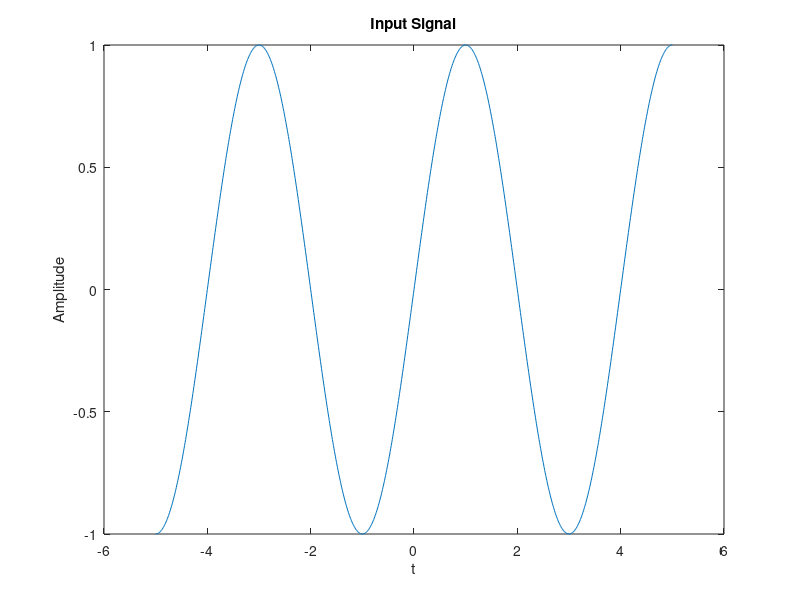
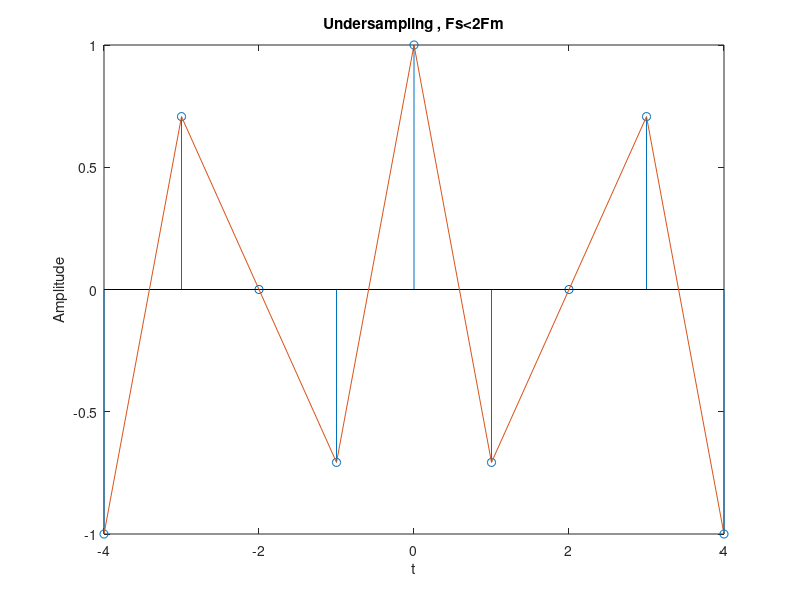
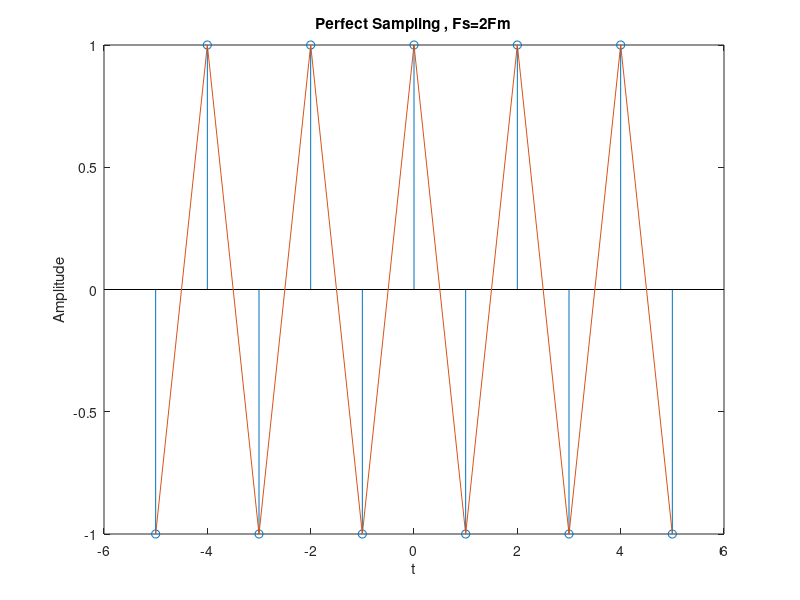
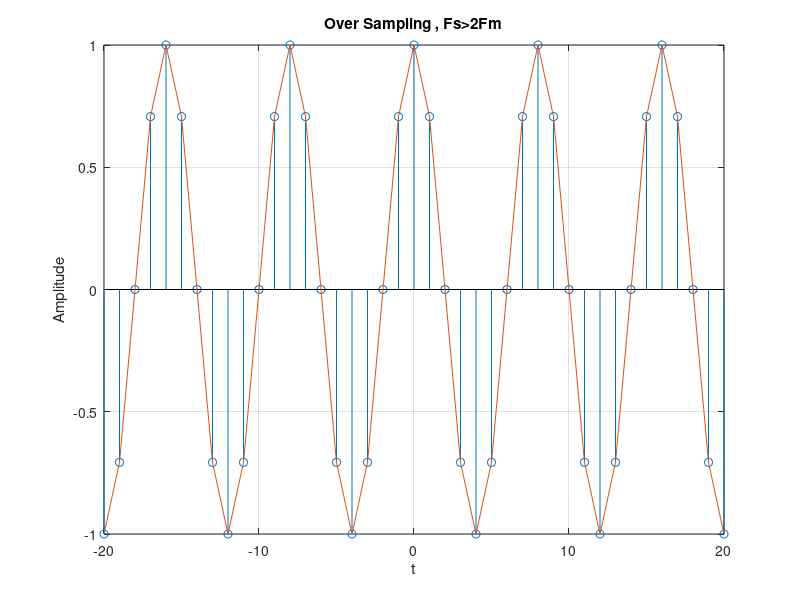

Here is the MATLAB script that generated these plots, in order:
% Name - Surag P
% Roll No. - 181EC248

% Experimment three

%Verification of signal sampling and reconstruction and 
%study the effects of aliasing.

% Generating Sample Input Signals
clear 
clc
t=-5:0.01:5;
T=4;
fm=1/T;
X=sin(2*pi*fm*t);
figure;
plot(t,X);
xlabel('t');
ylabel('Amplitude');
title('Input Signal');

%Under Sampling , fs<2fm
fs1=1.6*fm;
n1=-4:1:4;
x1=cos(2*pi*fm/fs1*n1);
figure;
stem(n1,x1);
xlabel('n');
ylabel('Amplitude');
hold on;
plot(n1,x1);
xlabel('t');
ylabel('Amplitude');
title('Undersampling , Fs<2Fm');

%Perfect Sampling , fs=2fm
fs2=2*fm;
n2=-5:1:5;
x2=cos(2*pi*fm/fs2*n2);
figure;
stem(n2,x2);
xlabel('n');
ylabel('Amplitude');
hold on;
plot(n2,x2);
xlabel('t');
ylabel('Amplitude');
title('Perfect Sampling , Fs=2Fm');

%Over Sampling , fs>2fm
fs3=8*fm;
n3=-20:1:20;
x3=cos(2*pi*fm/fs3*n3);
figure
stem(n3,x3);
hold on;
plot(n3,x3);
xlabel('n');
ylabel('Amplitude');
xlabel('t');
ylabel('Amplitude');
grid;
title('Over Sampling , Fs>2Fm');